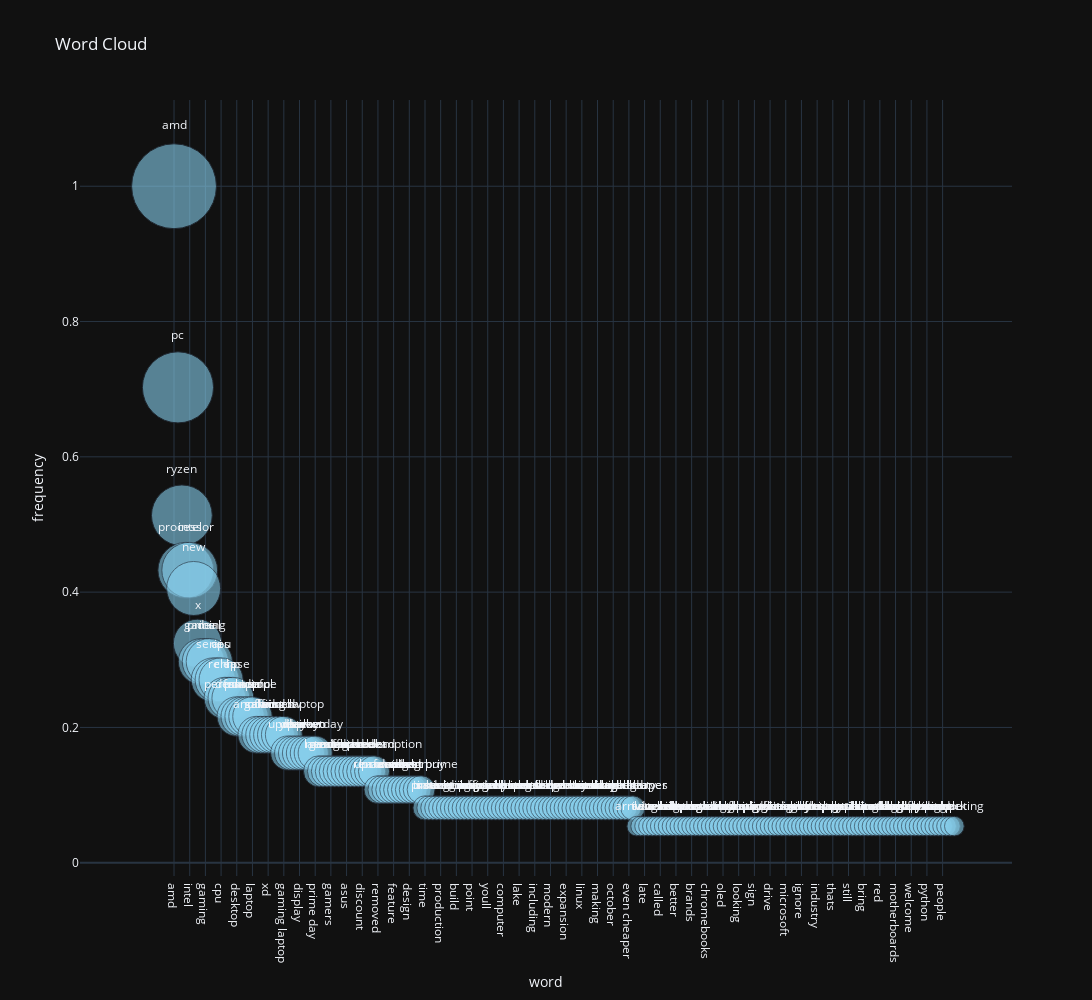

Write notebook code for a chart like this one.
### Code cell
wordcloud = WordCloud(width = width, height = height, background_color = 'white').generate(combined_text)
word_freq = wordcloud.words_

# Convert word frequencies to a DataFrame
words_df = pd.DataFrame(word_freq.items(), columns=['word', 'frequency'])

# Create a scatter plot representing the word cloud
fig = px.scatter(
    words_df,
    x = 'word', 
    y = 'frequency', 
    size = 'frequency', 
    text = 'word', 
    title = 'Word Cloud',
    hover_name = 'word',
    size_max = 60,
    width = width,
    height = height,
    template = template
)
fig.update_traces(textposition = 'top center', marker = dict(color = 'skyblue', opacity = 0.6))
fig.show()

### Figure 1 — Plotly figure (JSON) as saved in the notebook; plotly's stock layout.template omitted (floating-point values rounded to 4 significant figures; data arrays with more than 128 entries replaced by an {"elided": "..."} marker saying what was removed)
{"data": [{"hovertemplate": "<b>%{hovertext}</b><br><br>word=%{text}<br>frequency=%{marker.size}<extra></extra>", "hovertext": {"elided": "200 str values"}, "legendgroup": "", "marker": {"color": "skyblue", "opacity": 0.6, "size": {"elided": "200 float values"}, "sizemode": "area", "sizeref": 0.0002778, "symbol": "circle"}, "mode": "markers+text", "name": "", "orientation": "v", "showlegend": false, "text": {"elided": "200 str values"}, "textposition": "top center", "type": "scatter", "x": {"elided": "200 str values"}, "xaxis": "x", "y": {"elided": "200 float values"}, "yaxis": "y"}], "layout": {"height": 1000, "legend": {"itemsizing": "constant", "tracegroupgap": 0}, "title": {"text": "Word Cloud"}, "width": 1600, "xaxis": {"anchor": "y", "domain": [0, 1], "title": {"text": "word"}}, "yaxis": {"anchor": "x", "domain": [0, 1], "title": {"text": "frequency"}}}}
